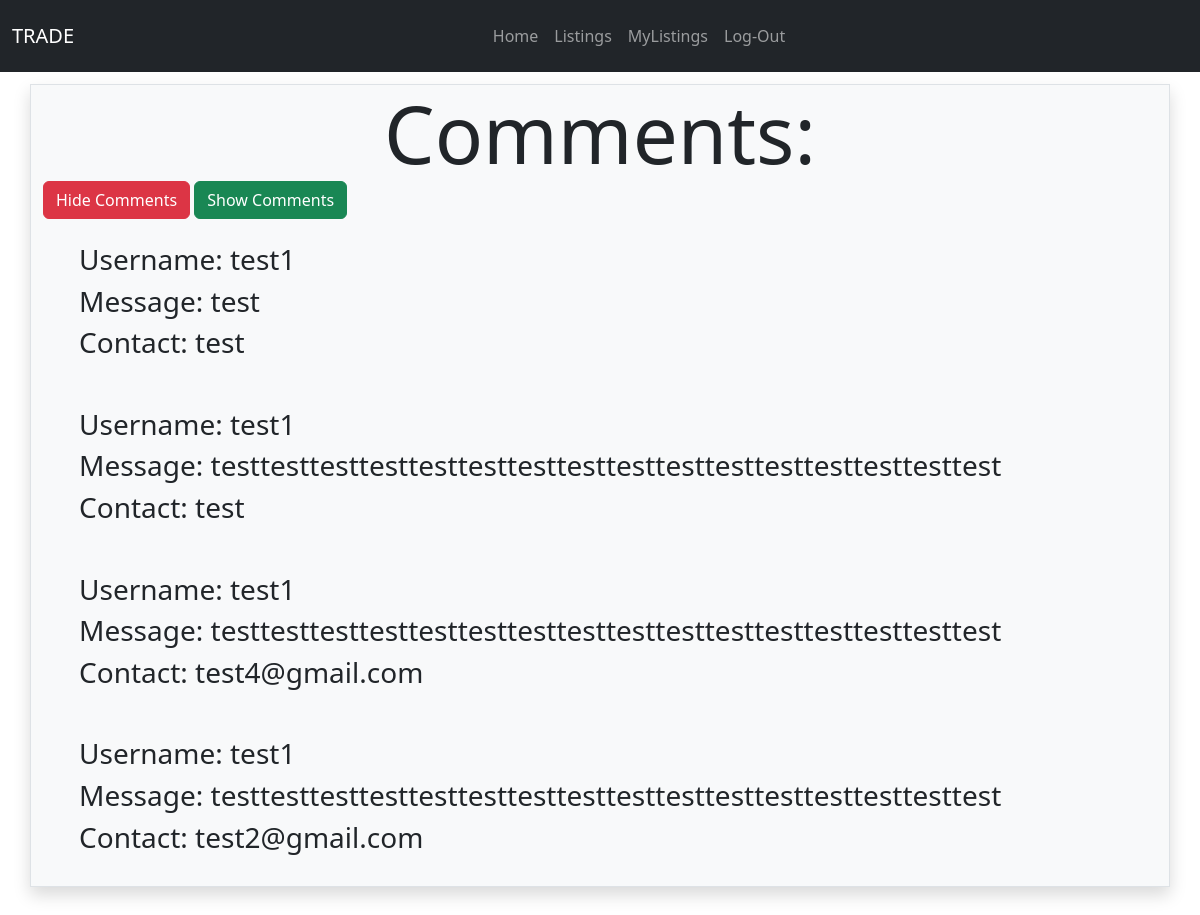
The app's page /comments/ (signed in) with its own data.
### Trade/models.py (models this page shows, shortened)
class message(models.Model):
    user = models.ForeignKey(User, on_delete=models.CASCADE)
    message = models.CharField(max_length=600)
    contact = models.CharField(max_length=100)

### Trade/views.py (the view)
# urls.py: path('comments/', views.view_comments, name='view_comments'),
@login_required(login_url='login')
def view_comments(request):
    messages = message.objects.filter(user=request.user.id)
    context = {'messages': messages}
    return render(request, 'Trade/comment.html', context)

### templates/Trade/comment.html (shortened to what this page needs)
{% extends 'Trade/base.html' %}
{% load static %}
{% block body %}
<div class="container my-5 bg-light shadow border border-1 text-dark">
    <div class="display-1 text-center">
        Comments:
    </div>
<button id='comment_hide' type="submit" class="btn btn-danger">Hide Comments</button>
 <button id='comment_show' type="submit" class="btn btn-success">Show Comments</button>
    {% for messages in messages %}
        <div class="row p-3 m-2 justify-content-center" id="comments">
            <h3>Username: {{ messages.user }}</h3>
            <h3>Message: {{ messages.message }}</h3>
            <h3>Contact: {{ messages.contact }}</h3>
        </div>
        {% empty %}
        <h1 class="text-center">You currently don't have any messages</h1>
    {% endfor %}
</div>
{% endblock %}

### static/css/style.css (style rules this page uses)
body { padding-top: 3%; padding-bottom: 2%; }

### records on screen
message: user "test1", message "test", contact "test"
message: user "test1", message "testtesttesttesttesttesttesttesttesttesttesttesttesttesttesttest", contact "test"
message: user "test1", message "testtesttesttesttesttesttesttesttesttesttesttesttesttesttesttest", contact "test4@gmail.com"
message: user "test1", message "testtesttesttesttesttesttesttesttesttesttesttesttesttesttesttest", contact "test2@gmail.com"
